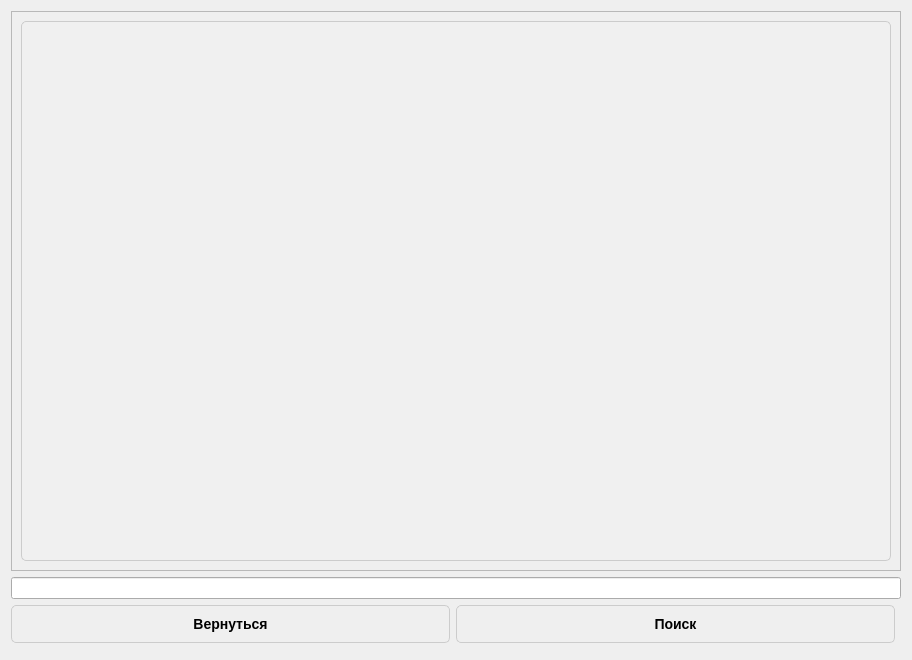
<?xml version="1.0" encoding="UTF-8"?>
<ui version="4.0">
 <class>SecondWindow</class>
 <widget class="QDialog" name="SecondWindow">
  <property name="geometry">
   <rect>
    <x>0</x>
    <y>0</y>
    <width>912</width>
    <height>660</height>
   </rect>
  </property>
  <property name="windowTitle">
   <string>Dialog</string>
  </property>
  <layout class="QGridLayout" name="gridLayout_2">
   <item row="1" column="0">
    <layout class="QGridLayout" name="gridLayout">
     <item row="3" column="1">
      <widget class="QPushButton" name="Search">
       <property name="sizePolicy">
        <sizepolicy hsizetype="Expanding" vsizetype="Fixed">
         <horstretch>0</horstretch>
         <verstretch>0</verstretch>
        </sizepolicy>
       </property>
       <property name="styleSheet">
        <string notr="true">QPushButton {
		color: #oooooo;
		background-color: #cococo;
		border: 1px solid #cccccc;
		border-radius: 5px;
		padding: 10px 20px;
		font-size: 14px;
		font-weight: bold;
}
QPushButton:hover{
		background-color: #a9a9a9;
}
QPushButton:pressed {
		background-color: #8c8c8c;
}</string>
       </property>
       <property name="text">
        <string>Поиск</string>
       </property>
      </widget>
     </item>
     <item row="5" column="1">
      <widget class="QDialogButtonBox" name="search">
       <property name="orientation">
        <enum>Qt::Horizontal</enum>
       </property>
      </widget>
     </item>
     <item row="3" column="0">
      <widget class="QPushButton" name="Back">
       <property name="sizePolicy">
        <sizepolicy hsizetype="Expanding" vsizetype="Minimum">
         <horstretch>0</horstretch>
         <verstretch>0</verstretch>
        </sizepolicy>
       </property>
       <property name="styleSheet">
        <string notr="true">QPushButton {
		color: #oooooo;
		background-color: #cococo;
		border: 1px solid #cccccc;
		border-radius: 5px;
		padding: 10px 20px;
		font-size: 14px;
		font-weight: bold;
}
QPushButton:hover{
		background-color: #a9a9a9;
}
QPushButton:pressed {
		background-color: #8c8c8c;
}</string>
       </property>
       <property name="text">
        <string>Вернуться</string>
       </property>
      </widget>
     </item>
     <item row="2" column="0" colspan="3">
      <widget class="QLineEdit" name="SearchBar"/>
     </item>
    </layout>
   </item>
   <item row="0" column="0">
    <widget class="QScrollArea" name="scrollArea">
     <property name="widgetResizable">
      <bool>true</bool>
     </property>
     <widget class="QWidget" name="scrollAreaWidgetContents">
      <property name="geometry">
       <rect>
        <x>0</x>
        <y>0</y>
        <width>892</width>
        <height>555</height>
       </rect>
      </property>
      <layout class="QGridLayout" name="gridLayout_3">
       <item row="0" column="0">
        <widget class="QLabel" name="window">
         <property name="styleSheet">
          <string notr="true">color: #333333;
background-color: #f0f0f0;
border: 1px solid #cccccc;
border-radius: 5px;
padding: 10px;
font-family: Arial, sans-serif;
font-size: 14px;
font-weight: bold;</string>
         </property>
         <property name="text">
          <string/>
         </property>
         <property name="alignment">
          <set>Qt::AlignLeading|Qt::AlignLeft|Qt::AlignTop</set>
         </property>
        </widget>
       </item>
      </layout>
     </widget>
    </widget>
   </item>
  </layout>
 </widget>
 <resources/>
 <connections/>
</ui>
